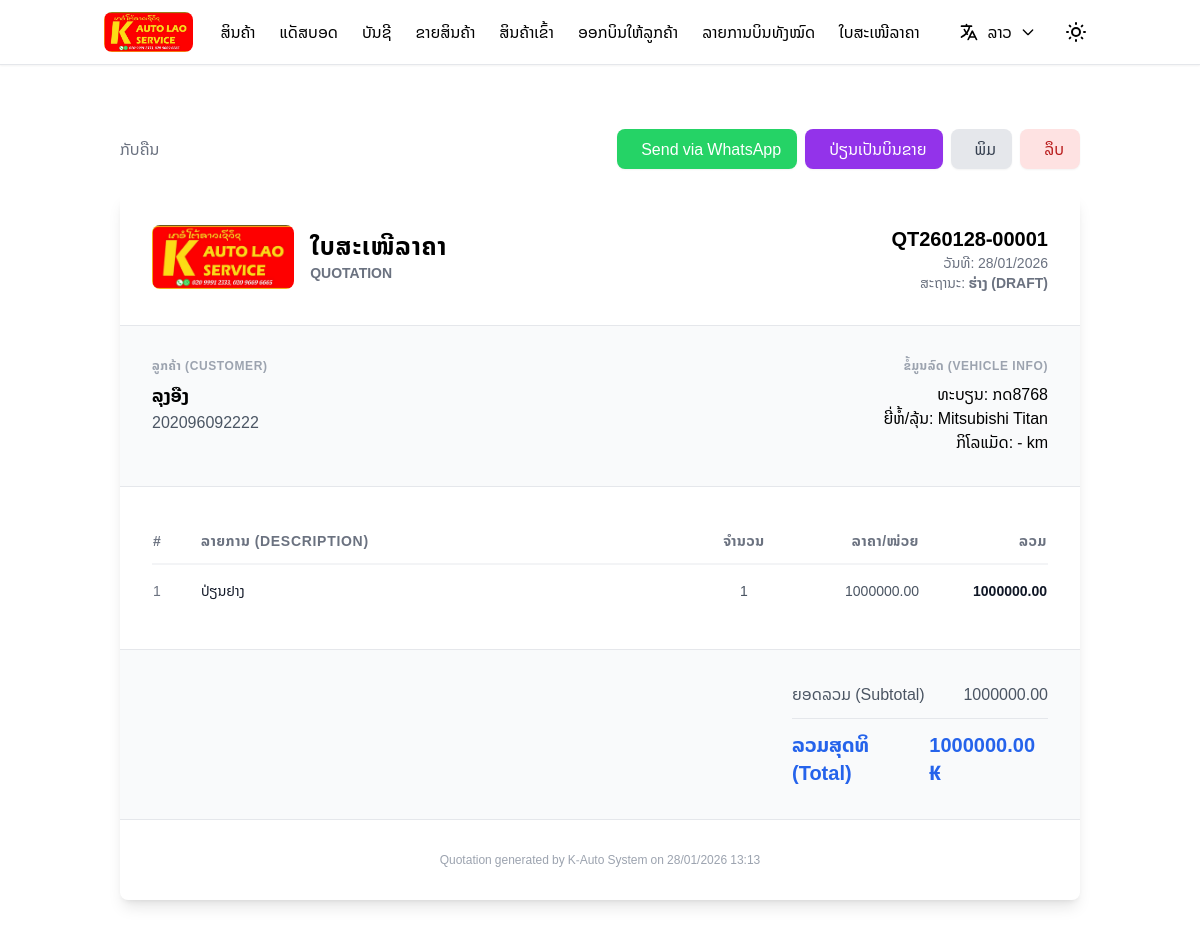
Screenshot of /quotations/1/ (signed in) with the database file from the repository.
### store/models.py (models this page shows, shortened)
class Quotation(models.Model):
    STATUS_CHOICES = (
        ('DRAFT', 'ຮ່າງ (Draft)'),
        ('SENT', 'ສົ່ງແລ້ວ (Sent)'),
        ('ACCEPTED', 'ລູກຄ້າຕົກລົງ (Accepted)'),
        ('REJECTED', 'ປະຕິເສດ (Rejected)'),
        ('CONVERTED', 'ສ້າງບິນແລ້ວ (Converted)'),
    )
    quotation_no = models.CharField(max_length=50, unique=True, verbose_name="ເລກທີໃບສະເໜີລາຄາ")
    date = models.DateField(default=timezone.now, verbose_name="ວັນທີ")
    valid_until = models.DateField(null=True, blank=True, verbose_name="ໃຊ້ໄດ້ເຖິງວັນທີ")
    status = models.CharField(max_length=20, choices=STATUS_CHOICES, default='DRAFT', verbose_name="ສະຖານະ")
    customer_name = models.CharField(max_length=200, verbose_name="ຊື່ລູກຄ້າ", blank=True, null=True)
    customer_phone = models.CharField(max_length=50, verbose_name="ເບີໂທລະສັບລູກຄ້າ", blank=True, null=True)
    customer = models.ForeignKey(Customer, on_delete=models.SET_NULL, null=True, blank=True, verbose_name="ລູກຄ້າ")
    car_register_no = models.CharField(max_length=100, verbose_name="ທະບຽນລົດ", blank=True, null=True)
    car_brand = models.CharField(max_length=100, verbose_name="ຍີ່ຫໍ້ລົດ", blank=True, null=True)
    car_model = models.CharField(max_length=100, verbose_name="ແບບລົດ", blank=True, null=True)
    car_mileage = models.CharField(max_length=50, verbose_name="ເລກ km", blank=True, null=True)
    subtotal = models.DecimalField(max_digits=15, decimal_places=2, default=0, verbose_name="ຍອດລວມ")
    discount = models.DecimalField(max_digits=15, decimal_places=2, default=0, verbose_name="ສ່ວນຫຼຸດ")
    tax_amount = models.DecimalField(max_digits=15, decimal_places=2, default=0, verbose_name="ອາກອນ")
    net_amount = models.DecimalField(max_digits=15, decimal_places=2, default=0, verbose_name="ຍອດລວມສຸດທິ")
    remarks = models.TextField(blank=True, null=True, verbose_name="ໝາຍເຫດ")
    user = models.ForeignKey(User, on_delete=models.SET_NULL, null=True, verbose_name="ຜູ້ອອກໃບ")
    created_at = models.DateTimeField(auto_now_add=True, verbose_name="ສ້າງເມື່ອ")
    updated_at = models.DateTimeField(auto_now=True, verbose_name="ອັບເດດເມື່ອ")
    class Meta:
        ordering = ['-date', '-created_at']
        verbose_name = "ໃບສະເໜີລາຄາ"
        verbose_name_plural = "ໃບສະເໜີລາຄາທັງໝົດ"

class QuotationItem(models.Model):
    quotation = models.ForeignKey(
        Quotation,
        on_delete=models.CASCADE,
        related_name='items',
        verbose_name="ໃບສະເໜີລາຄາ"
    )
    product = models.ForeignKey(Product, on_delete=models.SET_NULL, null=True, blank=True)
    item_no = models.IntegerField(verbose_name="ລຳດັບ", default=1)
    description = models.TextField(verbose_name="ລາຍການ")
    quantity = models.DecimalField(max_digits=10, decimal_places=2, default=1, verbose_name="ຈຳນວນ")
    unit_price = models.DecimalField(max_digits=15, decimal_places=2, default=0, verbose_name="ລາຄາຕໍ່ໜ່ວຍ")
    amount = models.DecimalField(max_digits=15, decimal_places=2, default=0, verbose_name="ຈຳນວນເງິນລວມ")
    class Meta:
        ordering = ['item_no']
        verbose_name = "ລາຍການສະເໜີລາຄາ"
        verbose_name_plural = "ລາຍການສະເໜີລາຄາ"

### store/views.py (the view)
# urls.py: path("quotations/<int:pk>/", views.quotation_detail, name="quotation_detail"),
@login_required
def quotation_detail(request, pk):
    quotation = get_object_or_404(Quotation, pk=pk)
    from urllib.parse import quote
    wa_text = f"📄 *ໃບສະເໜີລາຄາ (Quotation)*%0A"
    wa_text += f"ເລກທີ: {quotation.quotation_no}%0A"
    wa_text += f"ວັນທີ: {quotation.date.strftime('%d/%m/%Y')}%0A"
    wa_text += f"ລູກຄ້າ: {quotation.customer_name or 'ທົ່ວໄປ'}%0A"
    wa_text += "━━━━━━━━━━━━━━━━━━%0A"
    for item in quotation.items.all():
        wa_text += f"- {item.description} ({item.quantity:g} x {item.unit_price:,.0f}) = {item.amount:,.0f}%0A"
    wa_text += "━━━━━━━━━━━━━━━━━━%0A"
    wa_text += f"💰 *ຍອດລວມ: {quotation.net_amount:,.0f} ₭*"
    context = {
        'quotation': quotation,
        'whatsapp_text': quote(wa_text),
    }
    return render(request, 'store/quotation_detail.html', context)

### context_processors.py (called while the page is built)
def language_processor(request):
    return {
        'LANGUAGES': settings.LANGUAGES,
        'current_language': request.LANGUAGE_CODE if hasattr(request, 'LANGUAGE_CODE') else settings.LANGUAGE_CODE,
    }

### store/templates/store/quotation_detail.html (shortened to what this page needs)
{% extends 'base.html' %}
{% load humanize %}
{% block content %}
<div class="min-h-screen py-8">
    <div class="container mx-auto px-4 max-w-8xl">
        <div class="flex flex-col md:flex-row justify-between items-center mb-6 gap-4 print:hidden">
            <a href="{% url 'quotation_list' %}" class="text-gray-500 hover:text-gray-700 dark:text-gray-400 dark:hover:text-gray-200">
                 ກັບຄືນ
            </a>
            <div class="flex flex-wrap gap-2">
                <a href="https://wa.me/?text={{ whatsapp_text }}" target="_blank" class="inline-flex items-center px-4 py-2 bg-[#25D366] hover:bg-[#128C7E] text-white font-medium rounded-lg shadow-sm transition-colors">
                     Send via WhatsApp
                </a>
                {% if quotation.status != 'CONVERTED' %}
                <form action="{% url 'quotation_to_order' quotation.pk %}" method="POST" onsubmit="return confirm('ຢືນຢັນການປ່ຽນເປັນບິນຂາຍ?');">
                    <button type="submit" class="inline-flex items-center px-4 py-2 bg-purple-600 hover:bg-purple-700 text-white font-medium rounded-lg shadow-sm transition-colors">
                         ປ່ຽນເປັນບິນຂາຍ
                    </button>
                </form>
                {% endif %}
                <button onclick="window.print()" class="inline-flex items-center px-4 py-2 bg-gray-200 hover:bg-gray-300 text-gray-700 font-medium rounded-lg shadow-sm transition-colors">
                     ພິມ
                </button>
                {% if quotation.status != 'CONVERTED' %}
                <a href="{% url 'quotation_delete' quotation.pk %}" onclick="return confirm('ຕ້ອງການລຶບແທ້ບໍ່?')" class="inline-flex items-center px-4 py-2 bg-red-100 text-red-700 hover:bg-red-200 font-medium rounded-lg shadow-sm transition-colors">
                     ລຶບ
                </a>
                {% endif %}
            </div>
        </div>
        <div class="rounded-lg shadow-lg overflow-hidden print:shadow-none print:border print:border-gray-200" id="printArea">
            <div class="p-8 border-b border-gray-200 flex justify-between items-start">
                <div class="flex items-center gap-4">
                    {% load static %}
                    <img src="{% static 'images/k-auto-logo.JPG' %}" alt="Logo" class="h-16 w-auto rounded-lg">
                    <div>
                        <h1 class="text-2xl font-bold uppercase tracking-wider">ໃບສະເໜີລາຄາ</h1>
                        <h2 class="text-sm font-semibold text-gray-500 uppercase">Quotation</h2>
                    </div>
                </div>
                <div class="text-right">
                    <p class="text-xl font-bold">{{ quotation.quotation_no }}</p>
                    <p class="text-sm text-gray-500">ວັນທີ: {{ quotation.date|date:"d/m/Y" }}</p>
                    <p class="text-sm text-gray-500">ສະຖານະ: <span class="uppercase font-bold">{{ quotation.get_status_display }}</span></p>
                </div>
            </div>
            <div class="grid grid-cols-2 gap-8 p-8 border-b border-gray-200 bg-gray-50">
                <div>
                    <h3 class="text-xs font-bold text-gray-400 uppercase tracking-wider mb-2">ລູກຄ້າ (Customer)</h3>
                    <p class="font-bold text-lg">{{ quotation.customer_name|default:"-" }}</p>
                    <p class="text-gray-600 dark:text-gray-300">{{ quotation.customer_phone|default:"-" }}</p>
                </div>
                <div class="text-right">
                    <h3 class="text-xs font-bold text-gray-400 uppercase tracking-wider mb-2">ຂໍ້ມູນລົດ (Vehicle Info)</h3>
                    <p class=""><span class="font-medium">ທະບຽນ:</span> {{ quotation.car_register_no|default:"-" }}</p>
                    <p class=""><span class="font-medium">ຍີ່ຫໍ້/ລຸ້ນ:</span> {{ quotation.car_brand }} {{ quotation.car_model }}</p>
                    <p class=""><span class="font-medium">ກິໂລແມັດ:</span> {{ quotation.car_mileage|default:"-" }} km</p>
                </div>
            </div>
            <div class="p-8">
                <table class="w-full text-left">
                    <thead>
                        <tr class="border-b-2 border-gray-100">
                            <th class="py-3 text-sm font-bold text-gray-500 uppercase tracking-wider w-12">#</th>
                            <th class="py-3 text-sm font-bold text-gray-500 uppercase tracking-wider">ລາຍການ (Description)</th>
                            <th class="py-3 text-sm font-bold text-gray-500 uppercase tracking-wider text-center w-24">ຈຳນວນ</th>
                            <th class="py-3 text-sm font-bold text-gray-500 uppercase tracking-wider text-right w-32">ລາຄາ/ໜ່ວຍ</th>
                            <th class="py-3 text-sm font-bold text-gray-500 uppercase tracking-wider text-right w-32">ລວມ</th>
                        </tr>
                    </thead>
                    <tbody class="divide-y divide-gray-100 dark:divide-gray-700 text-sm">
                        {% for item in quotation.items.all %}
                        <tr>
                            <td class="py-4 text-gray-500">{{ item.item_no }}</td>
                            <td class="py-4 font-medium text-gray-900 dark:text-white">{{ item.description }}</td>
                            <td class="py-4 text-center text-gray-600 dark:text-gray-300">{{ item.quantity|floatformat:0 }}</td>
                            <td class="py-4 text-right text-gray-600 dark:text-gray-300">{{ item.unit_price|intcomma }}</td>
                            <td class="py-4 text-right font-bold text-gray-900 dark:text-white">{{ item.amount|intcomma }}</td>
                        </tr>
                        {% endfor %}
                    </tbody>
                </table>
            </div>
            <div class="p-8 bg-gray-50 border-t border-gray-200 flex justify-end">
                <div class="w-64 space-y-3">
                    <div class="flex justify-between text-gray-600">
                        <span>ຍອດລວມ (Subtotal)</span>
                        <span class="font-medium">{{ quotation.subtotal|intcomma }}</span>
                    </div>
                    <div class="flex justify-between text-xl font-bold text-blue-600 pt-3 border-t border-gray-200">
                        <span>ລວມສຸດທິ (Total)</span>
                        <span>{{ quotation.net_amount|intcomma }} ₭</span>
                    </div>
                </div>
            </div>
            <div class="p-8 border-t border-gray-200 text-center text-xs text-gray-400">
                <p>Quotation generated by K-Auto System on {{ quotation.created_at|date:"d/m/Y H:i" }}</p>
            </div>
        </div>
    </div>
</div>
{% endblock %}

### templates/base.html (style rules this page uses)
* { font-family: 'Noto Sans Lao', 'Noto Sans Thai', sans-serif; }
body { background-color: #ffffff; color: #000000; transition: all 0.3s ease; }
* { transition: background-color 0.3s ease, color 0.3s ease, border-color 0.3s ease; }

### rows the page displays
Quotation: quotation_no "QT260128-00001", date "28/01/2026", status "ຮ່າງ (DRAFT)", customer_name "ລຸງອືງ", customer_phone "202096092222", car_register_no "ກດ8768", car_brand "Mitsubishi", car_model "Titan", car_mileage "-", subtotal "1000000.00", net_amount "1000000.00", created_at "28/01/2026 13:13"
QuotationItem: item_no "1", description "ປ່ຽນຢາງ", quantity "1", unit_price "1000000.00", amount "1000000.00"
